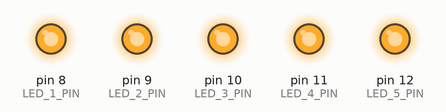
This sketch was run on a simulated Arduino Uno, built with avr-gcc and run on an emulated ATmega328P. On the bench: output pins drawn as LEDs (lit = HIGH).

Above: at 0.5 s.
At 3.5 s:
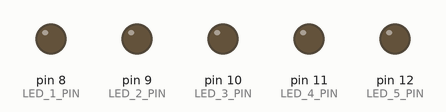
Timing chart, 0 to 4.6 s (numbered marks = the images above):
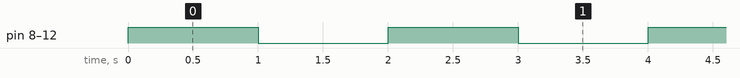

The sketch:

MultipleLEDs2.ino
```cpp
/*
   Adding more LED for Blinking

   Use Digital pin 13 to pin 10 as output to
   turn On/OFF the LED every 1 sec.

*/
#define LED_1_PIN 8 // assign a variable name in D8
#define LED_2_PIN 9 // assign a variable name in D9
#define LED_3_PIN 10 // assign a variable name in D10
#define LED_4_PIN 11 // assign a variable name in D11
#define LED_5_PIN 12 // assign a variable name in D12

void setup() {

  pinMode(LED_1_PIN, OUTPUT); // Set D8 as Output
  pinMode(LED_2_PIN, OUTPUT); // Set D9 as Output
  pinMode(LED_3_PIN, OUTPUT); // Set D10 as Output
  pinMode(LED_4_PIN, OUTPUT); // Set D11 as Output
  pinMode(LED_5_PIN, OUTPUT); // Set D12 as Output

}

void loop() {

  // Turn ON ALL LED
  digitalWrite(LED_1_PIN, HIGH);
  digitalWrite(LED_2_PIN, HIGH);
  digitalWrite(LED_3_PIN, HIGH);
  digitalWrite(LED_4_PIN, HIGH);
  digitalWrite(LED_5_PIN, HIGH);
  delay(1000);
  // Turn Off ALL LED
  digitalWrite(LED_1_PIN, LOW);
  digitalWrite(LED_2_PIN, LOW);
  digitalWrite(LED_3_PIN, LOW);
  digitalWrite(LED_4_PIN, LOW);
  digitalWrite(LED_5_PIN, LOW);
  delay(1000);

}
```

Measured:
- by itself, pin 8 (LED_1_PIN), pin 9 (LED_2_PIN), pin 10 (LED_3_PIN), pin 11 (LED_4_PIN), pin 12 (LED_5_PIN): alternates HIGH for 1.0 s and LOW for 1.0 s
